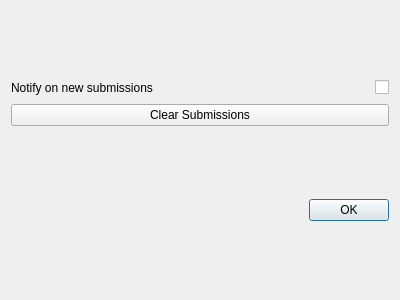
<?xml version="1.0" encoding="UTF-8"?>
<ui version="4.0">
 <class>Dialog</class>
 <widget class="QDialog" name="Dialog">
  <property name="geometry">
   <rect>
    <x>0</x>
    <y>0</y>
    <width>400</width>
    <height>300</height>
   </rect>
  </property>
  <property name="windowTitle">
   <string>Dialog</string>
  </property>
  <layout class="QVBoxLayout" name="verticalLayout_2">
   <item>
    <layout class="QVBoxLayout" name="verticalLayout">
     <item>
      <layout class="QHBoxLayout" name="horizontalLayout_2">
       <item>
        <widget class="QLabel" name="label_2">
         <property name="text">
          <string>Notify on new submissions</string>
         </property>
        </widget>
       </item>
       <item>
        <spacer name="horizontalSpacer">
         <property name="orientation">
          <enum>Qt::Horizontal</enum>
         </property>
         <property name="sizeHint" stdset="0">
          <size>
           <width>40</width>
           <height>20</height>
          </size>
         </property>
        </spacer>
       </item>
       <item>
        <widget class="QCheckBox" name="notification_checkbox">
         <property name="text">
          <string/>
         </property>
        </widget>
       </item>
      </layout>
     </item>
     <item>
      <widget class="QPushButton" name="clear_submissions_button">
       <property name="text">
        <string>Clear Submissions</string>
       </property>
      </widget>
     </item>
    </layout>
   </item>
   <item>
    <widget class="QDialogButtonBox" name="buttonBox">
     <property name="orientation">
      <enum>Qt::Horizontal</enum>
     </property>
     <property name="standardButtons">
      <set>QDialogButtonBox::Ok</set>
     </property>
    </widget>
   </item>
  </layout>
 </widget>
 <resources/>
 <connections>
  <connection>
   <sender>buttonBox</sender>
   <signal>accepted()</signal>
   <receiver>Dialog</receiver>
   <slot>accept()</slot>
   <hints>
    <hint type="sourcelabel">
     <x>248</x>
     <y>254</y>
    </hint>
    <hint type="destinationlabel">
     <x>157</x>
     <y>274</y>
    </hint>
   </hints>
  </connection>
  <connection>
   <sender>buttonBox</sender>
   <signal>rejected()</signal>
   <receiver>Dialog</receiver>
   <slot>reject()</slot>
   <hints>
    <hint type="sourcelabel">
     <x>316</x>
     <y>260</y>
    </hint>
    <hint type="destinationlabel">
     <x>286</x>
     <y>274</y>
    </hint>
   </hints>
  </connection>
 </connections>
</ui>
